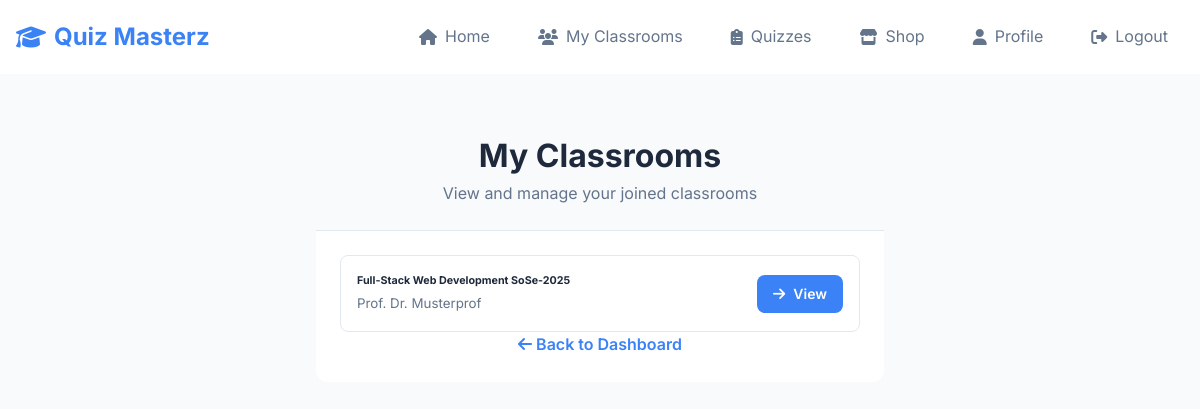
/student/my_classrooms (signed in), run on the app's committed database.
### website/models.py (models this page shows, shortened)
class Classroom(db.Model):
    id = db.Column(db.Integer, primary_key=True)
    name = db.Column(db.String(100), nullable=False)
    teacher_id = db.Column(db.Integer, db.ForeignKey('user.id'), nullable=False)
    join_code = db.Column(db.String(8), unique=True, nullable=False)
    quizzes = db.relationship('Quiz', secondary=classroom_quizzes,
                              backref=db.backref('classrooms_assigned_to', lazy='dynamic'),
                              lazy='dynamic')
    quiz_attempts = db.relationship('StudentQuizAttempt', backref='classroom', lazy='dynamic')

class User(db.Model, UserMixin):
    id = db.Column(db.Integer, primary_key=True)
    email = db.Column(db.String(150), unique=True)
    password = db.Column(db.String(150))
    first_name = db.Column(db.String(150))
    role = db.Column(db.String(50))
    learning_points = db.Column(db.Integer, default=0)
    classrooms_created = db.relationship('Classroom', foreign_keys='[Classroom.teacher_id]', backref='teacher', lazy=True)
    joined_classrooms = db.relationship('Classroom', secondary=classroom_members,
                                        backref=db.backref('students', lazy='dynamic'),
                                        lazy='dynamic')
    quiz_attempts = db.relationship('StudentQuizAttempt', backref='student', lazy='dynamic')

### website/views.py (the view)
@views.route('/student/my_classrooms', methods=['GET'])
@login_required
def student_my_classrooms():
    if current_user.role != 'student':
        flash('Access denied.', category='error')
        return redirect(url_for('views.home'))
    classrooms_joined = current_user.joined_classrooms.all()
    return render_template("student_my_classrooms.html", user=current_user, classrooms_joined=classrooms_joined)

### website/__init__.py (called while the page is built)
def create_app():
    app = Flask(__name__)
    app.config['SECRET_KEY'] = 'hjshjhdjah kjshkjdhjs'
    app.config['SQLALCHEMY_DATABASE_URI'] = f'sqlite:///{DB_NAME}'
    db.init_app(app)
    from .views import views
    from .auth import auth
    app.register_blueprint(views, url_prefix='/')
    app.register_blueprint(auth, url_prefix='/')
    with app.app_context():
        db.create_all()
    from .models import User, Classroom, Quiz, Question, Answer, StudentQuizAttempt
    login_manager = LoginManager()
    login_manager.login_view = 'auth.login'
    login_manager.init_app(app)
    @login_manager.user_loader
    def load_user(id):
        return User.query.get(int(id))
    return app

### website/templates/student_my_classrooms.html (shortened to what this page needs)
{% extends "base.html" %}
{% block content %}
<div class="container-sm">
    <div class="card">
        <div class="card-header text-center">
            <h1> My Classrooms</h1>
            <p class="text-muted mb-0">View and manage your joined classrooms</p>
        </div>
        <div class="card-body">
            {% if classrooms_joined %}
                <div class="list-group list-group-flush">
                    {% for classroom in classrooms_joined %}
                        <div class="list-group-item d-flex justify-content-between align-items-center">
                            <div>
                                <h6 class="mb-1">{{ classroom.name }}</h6>
                                <small class="text-muted">
                                    {{ classroom.teacher.first_name }} {{ classroom.teacher.last_name }}
                                </small>
                            </div>
                            <div>
                                <a href="{{ url_for('views.student_view_classroom', classroom_id=classroom.id) }}"
                                   class="btn btn-primary btn-sm">
                                    <i class="fas fa-arrow-right"></i> View
                                </a>
                            </div>
                        </div>
                    {% endfor %}
                </div>
            {% endif %}
            <div class="text-center mt-3 pt-3 border-top">
                <a href="{{ url_for('views.home') }}" class="link-primary">
                    <i class="fas fa-arrow-left"></i> Back to Dashboard
                </a>
            </div>
        </div>
    </div>
</div>
{% endblock %}

### website/static/css/style.css (style rules this page uses)
:root { --primary: #3b82f6; --secondary: #64748b; --success: #059669; --warning: #f59e0b; --danger: #dc2626; --bg: #f8fafc; --surface: #fff; --text: #1e293b; --text-muted: #64748b; --border: #e2e8f0; }
* { margin: 0; padding: 0; box-sizing: border-box; }
body { font-family: Inter, sans-serif; line-height: 1.6; color: var(--text); background: var(--bg); }
.btn { display: inline-flex; align-items: center; gap: 0.5rem; padding: 0.75rem 1.5rem; border: none; border-radius: 8px; font-weight: 600; text-decoration: none; cursor: pointer; transition: all 0.2s; }
.btn-primary { background: var(--primary); color: white; }
.btn-sm { padding: 0.5rem 1rem; font-size: 0.875rem; }
.card { background: var(--surface); border-radius: 12px; overflow: hidden; }
.card-header { padding: 1.5rem; border-bottom: 1px solid var(--border); background: var(--bg); }
.card-body { padding: 1.5rem; }
.list-group { list-style: none; }
.list-group-item { padding: 1rem; border: 1px solid var(--border); border-bottom: none; }
.list-group-item:first-child { border-top-left-radius: 8px; border-top-right-radius: 8px; }
.list-group-item:last-child { border-bottom: 1px solid var(--border); border-bottom-left-radius: 8px; border-bottom-right-radius: 8px; }
.text-muted { color: var(--text-muted); }
.text-center { text-align: center; }
.d-flex { display: flex; }
.justify-content-between { justify-content: space-between; }
.align-items-center { align-items: center; }
.mb-0 { margin-bottom: 0; }
.container-sm { max-width: 600px; margin: 0 auto; padding: 0 1rem; }
.link-primary { color: var(--primary); font-weight: 600; text-decoration: none; }

### data on the page
Classroom: name "Full-Stack Web Development SoSe-2025", teacher.first_name "Prof. Dr. Musterprof"
